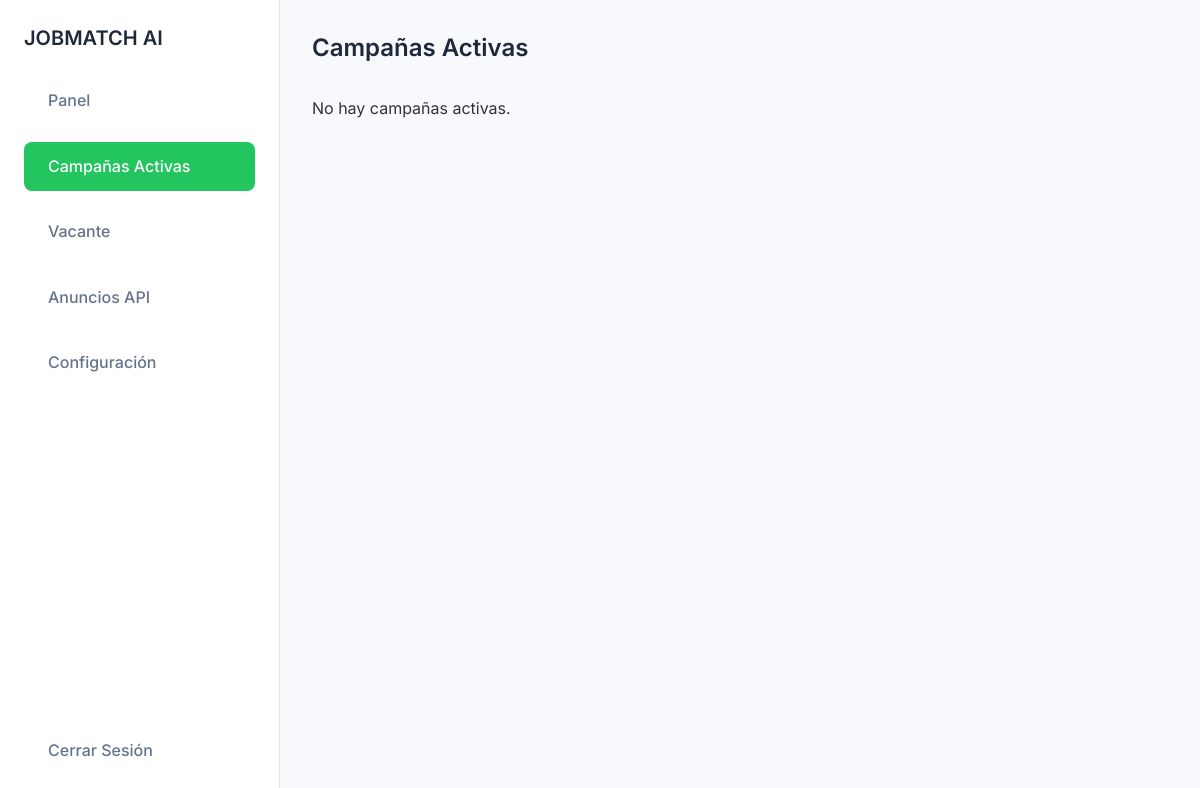
The app's page /campanias-activas/, older data.
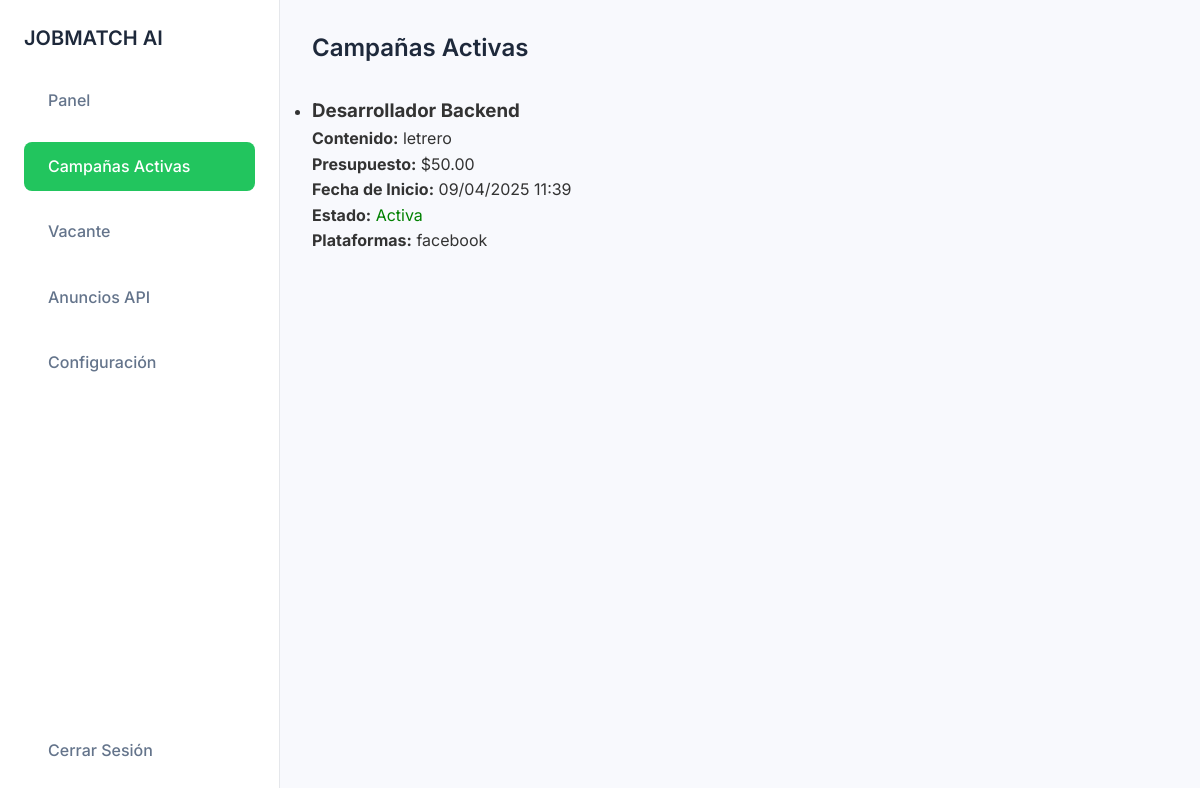
The same page, newer data.
### dashboard/models.py (models this page shows, shortened)
class Campania(models.Model):
    ESTADOS = (
        ('activa', 'Activa'),
        ('pausada', 'Pausada'),
        ('finalizada', 'Finalizada'),
    )
    usuario = models.ForeignKey(User, on_delete=models.CASCADE)
    OfertaLaboral = models.ForeignKey('OfertaLaboral', on_delete=models.SET_NULL, null=True, blank=True)
    nombre = models.CharField(max_length=200)
    contenido = models.TextField()
    plataformas = models.ManyToManyField(Plataforma)
    presupuesto = models.DecimalField(max_digits=10, decimal_places=2)
    fecha_inicio = models.DateTimeField()
    fecha_creacion = models.DateTimeField(auto_now_add=True)
    estado = models.CharField(max_length=20, choices=ESTADOS, default='pausada')
    id_facebook = models.CharField(max_length=100, blank=True)  # ID de la campaña en Meta

class Plataforma(models.Model):
    nombre = models.CharField(max_length=50)
    api_key = models.CharField(max_length=100, blank=True)

### dashboard/views.py (the view)
# urls.py: path('campanias-activas/', campania_activas, name='campania_activas'),
def campania_activas(request):
    campañas = Campania.objects.filter(estado='activa')
    return render(request, 'campania_activas.html', {'campañas': campañas, 'active_page': 'campania'})

### dashboard/templates/campania_activas.html (shortened to what this page needs)
{% load static %}
<!doctype html>
<html lang="es">
<head>
  <link rel="stylesheet" href="https://cdn.jsdelivr.net/npm/@tabler/icons-webfont@2.30.0/tabler-icons.min.css">
  <link rel="stylesheet" href="{% static 'dashboard/css/styles.css' %}">
</head>
<body>
  <div class="dashboard-container">
    <nav class="sidebar">
      <div class="logo-container">
          <h1 class="logo-text">JOBMATCH AI</h1>
      </div>
      <ul class="nav-menu">
          <li class="nav-item"><a href="{% url 'dashboard' %}" class="nav-link"> <span class="nav-text">Panel</span></a></li>
          <li class="nav-item active"><a href="{% url 'campania_activas' %}" class="nav-link"> <span class="nav-text">Campañas Activas</span></a></li>
          <li class="nav-item"><a href="{% url 'vacante' %}" class="nav-link"> <span class="nav-text">Vacante</span></a></li>
          <li class="nav-item"><a href="{% url 'create_campaign' %}" class="nav-link"> <span class="nav-text">Anuncios API</span></a></li>
          <li class="nav-item"><a href="#" class="nav-link"> <span class="nav-text">Configuración</span></a></li>
      </ul>
      <div class="logout-container">
          <span class="nav-text">Cerrar Sesión</span>
      </div>
  </nav>
    <main class="main-content">
      <header class="main-header">
        <div class="welcome-container">
          <h2 class="welcome-heading">Campañas Activas</h2>
        </div>
      </header>
      <section class="campaigns">
        {% if campañas %}
          <ul class="campaigns-list">
            {% for campania in campañas %}
              <li class="campaign-card">
                <h3>{{ campania.nombre }}</h3>
                <p><strong>Contenido:</strong> {{ campania.contenido }}</p>
                <p><strong>Presupuesto:</strong> ${{ campania.presupuesto }}</p>
                <p><strong>Fecha de Inicio:</strong> {{ campania.fecha_inicio|date:"d/m/Y H:i" }}</p>
                <p><strong>Estado:</strong>
                  <span style="color:
                    {% if campania.estado == 'activa' %}green
                    {% elif campania.estado == 'pausada' %}orange
                    {% else %}red{% endif %};
                  ">
                    {{ campania.estado|capfirst }}
                  </span>
                </p>
                <p><strong>Plataformas:</strong>
                  {% for plataforma in campania.plataformas.all %}
                    {{ plataforma.nombre }}{% if not forloop.last %}, {% endif %}
                  {% empty %}
                    <em>No hay plataformas asignadas</em>
                  {% endfor %}
                </p>
              </li>
            {% endfor %}
          </ul>
        {% else %}
          <p class="no-campaigns">No hay campañas activas.</p>
        {% endif %}
      </section>
    </main>
  </div>
</body>
</html>

Row changes from the older to the newer data that the page shows:
added Campania: nombre "Desarrollador Backend", contenido "letrero", presupuesto "50.00", fecha_inicio "09/04/2025 11:39", estado "Activa"
added Plataforma: nombre "facebook"
Text that changed along with them:
text no longer shown: "No hay campañas activas."
